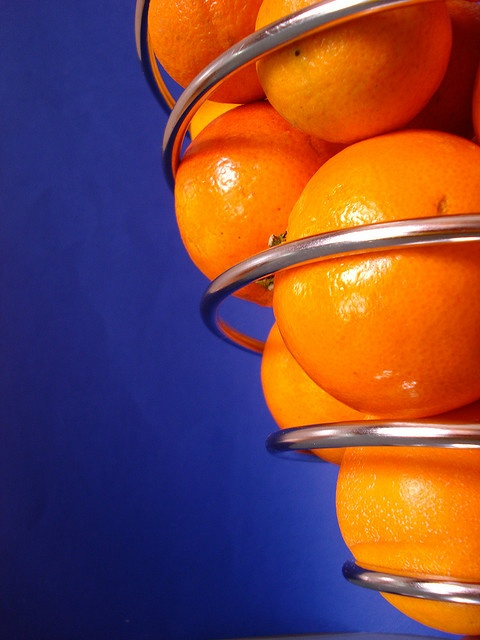
#> input picture Check_4.jpg, 480 x 640 px, given in place of the camera
$ python Color_Detection_OpenCV.py
#> lines starting #> are read from the running program, lines starting #| are printed output that depends on the picture; after the words box and inside, x2 and y2 are one past the last pixel; in counts of white or black regions, pixels touching at a corner belong together
from cv2 import waitKey
import numpy as np
import cv2

cap = cv2.VideoCapture(0)

while True:
    ret, frame = cap.read()
#> frame is the input picture: shape (640, 480, 3); mean B, G, R 72.3, 70.5, 119.8
    width = int(cap.get(3))
    height = int(cap.get(4))

    hsv = cv2.cvtColor(frame, cv2.COLOR_BGR2HSV)
#> hsv: shape (640, 480, 3); mean H, S, V 70.5, 204.3, 164
    # [5 lines of commented-out code are left out]

    lower_blue = np.array([90,50,50]) # Trial lower limit Final
    upper_blue = np.array([130,255,255]) # Trial upper limit Final


    mask = cv2.inRange(hsv, lower_blue, upper_blue)
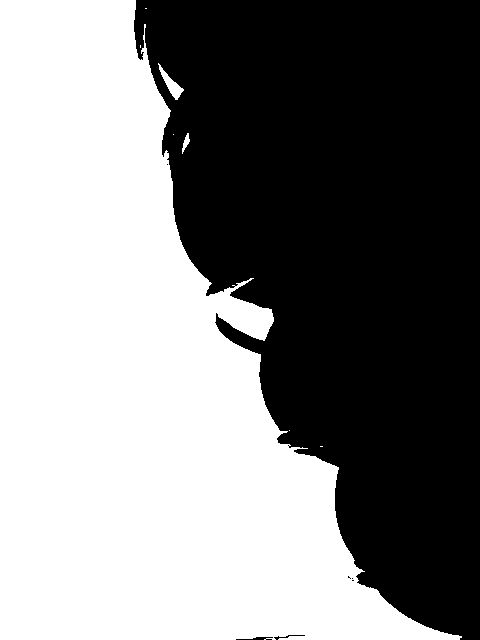
#> mask: shape (640, 480); 51.6% white; 7 black regions (4 under 20 px), largest, box (x1, y1, x2, y2) and area: (134, 0, 480, 640) 148637, (236, 637, 273, 640) 64, (274, 635, 305, 640) 41
    result = cv2.bitwise_and(frame, frame, mask=mask)
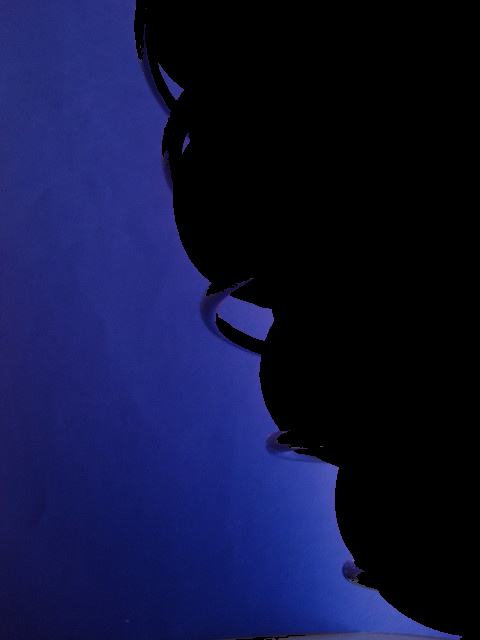
#> result: shape (640, 480, 3); mean B, G, R 60.6, 20.1, 16.5

    cv2.imshow('frame', result)
    cv2.imshow('raw',frame)
    if waitKey(1) == ord('x'):
#> (key x is pressed here)
        break

cap.release()
cv2.destroyAllWindows()

$ run again, on check_1.jpg
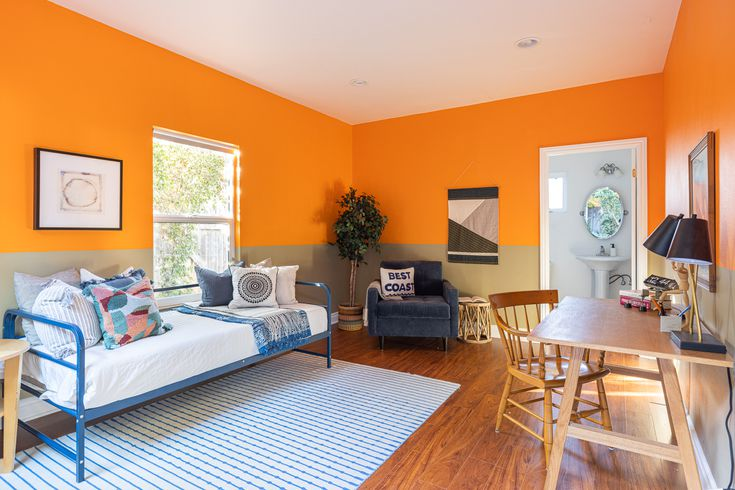
#> input picture check_1.jpg, 735 x 490 px, given in place of the camera
#> frame is the input picture: shape (490, 735, 3); mean B, G, R 122.4, 154.2, 195.6
#> hsv: shape (490, 735, 3); mean H, S, V 41.2, 108.9, 203.3
#> `mask = cv2.inRange(hsv, lower_blue, upper_blue)`:
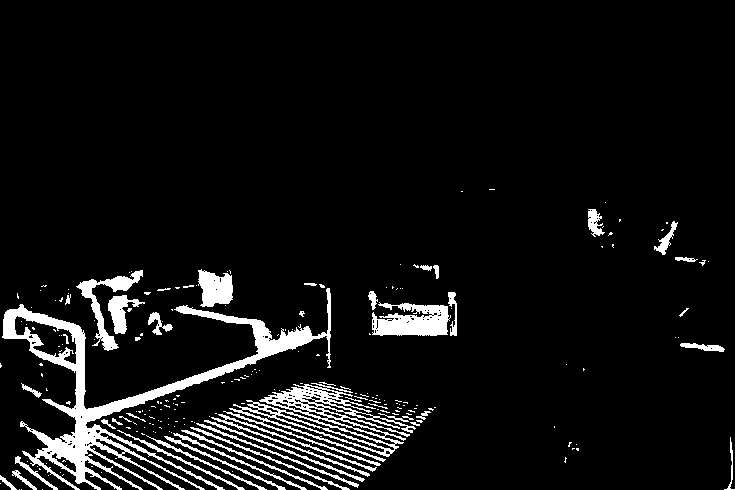
#> mask: shape (490, 735); 7.2% white; 223 white regions (177 under 20 px), largest, box (x1, y1, x2, y2) and area: (2, 288, 331, 490) 10061, (223, 383, 416, 466) 4091, (372, 302, 451, 336) 1875
#> `result = cv2.bitwise_and(frame, frame, mask=mask)`:
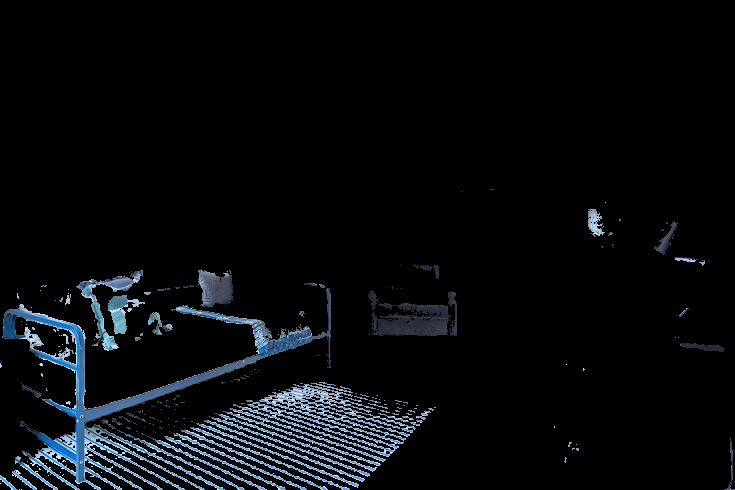
#> result: shape (490, 735, 3); mean B, G, R 12.5, 10.1, 7.9
